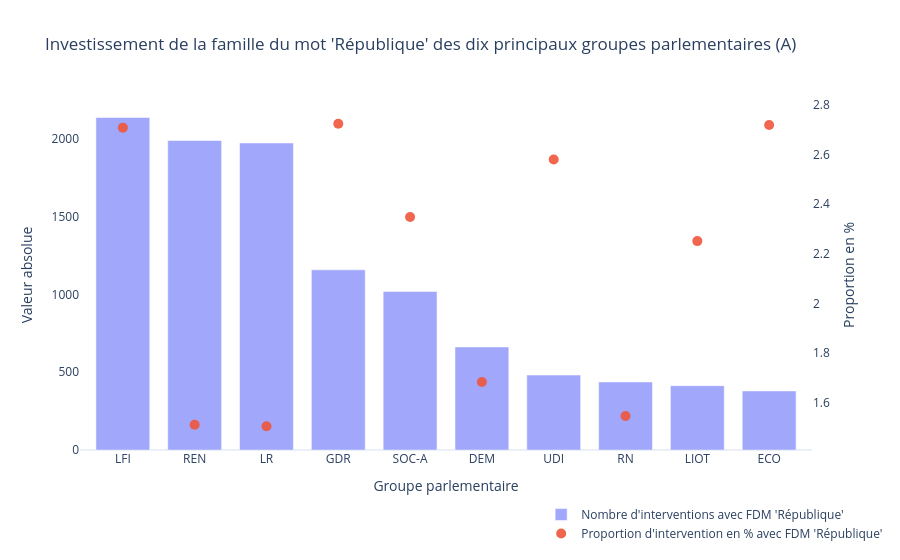

Write notebook code for a chart like this one.
### Code cell
# Paramètres
colonne_condition = "repu_match_valide"
colonne_groupe = "groupe_députés_affiliation"

# Compter le nombre de fois où chaque groupe parlementaire dit "République"
df_groupes = (
    df.groupby(colonne_groupe)[colonne_condition]
    .agg(total_mentions="count", true_mentions=lambda x: (x == True).sum())
    .reset_index()
)

# Calculer la proportion
df_groupes["proportion_true"] = df_groupes["true_mentions"] / df_groupes["total_mentions"] * 100  # en %

# Filtrage des 10 premiers (en % ou en valeur absolue)
df_groupes = df_groupes.sort_values("true_mentions", ascending=False).head(10).reset_index(drop=True)


# Créer la figure
fig = go.Figure()

# Nombre d'occurrences de la "République"
fig.add_trace(go.Bar(
    x=df_groupes[colonne_groupe],
    y=df_groupes["true_mentions"],
    name="Nombre d'interventions avec FDM 'République'",
    marker_color="rgba(99, 110, 250, 0.6)",
    yaxis="y1"
))

# Proportion des occurrences de la "République"
fig.add_trace(go.Scatter(
    x=df_groupes[colonne_groupe],
    y=df_groupes["proportion_true"],
    name="Proportion d'intervention en % avec FDM 'République'",
    mode="markers", 
    marker=dict(color="rgba(239, 85, 59, 0.9)", size=10, symbol="circle"),
    yaxis="y2"
))

# Mise en forme
fig.update_layout(
    title="Investissement de la famille du mot 'République' des dix principaux groupes parlementaires (A)",
    xaxis=dict(title="Groupe parlementaire"),
    yaxis=dict(
        title="Valeur absolue",
        showgrid=False
    ),
    yaxis2=dict(
        title="Proportion en %",
        overlaying="y",
        side="right",
        showgrid=False,
    ),
    legend=dict(x=0.63, y=-0.28, bgcolor="rgba(255,255,255,0.7)"),
    template="plotly_white",
    bargap=0.25
)

# Afficher la figure
fig.show()
df_groupes

### Figure 1 — Plotly figure (JSON) as saved in the notebook; plotly's stock layout.template omitted (floating-point values rounded to 4 significant figures)
{"data": [{"marker": {"color": "rgba(99, 110, 250, 0.6)"}, "name": "Nombre d'interventions avec FDM 'République'", "type": "bar", "x": ["LFI", "REN", "LR", "GDR", "SOC-A", "DEM", "UDI", "RN", "LIOT", "ECO"], "y": [2139, 1991, 1975, 1159, 1020, 663, 482, 438, 414, 380], "yaxis": "y"}, {"marker": {"color": "rgba(239, 85, 59, 0.9)", "size": 10, "symbol": "circle"}, "mode": "markers", "name": "Proportion d'intervention en % avec FDM 'République'", "type": "scatter", "x": ["LFI", "REN", "LR", "GDR", "SOC-A", "DEM", "UDI", "RN", "LIOT", "ECO"], "y": [2.708, 1.512, 1.506, 2.724, 2.349, 1.684, 2.58, 1.547, 2.252, 2.719], "yaxis": "y2"}], "layout": {"bargap": 0.25, "legend": {"bgcolor": "rgba(255,255,255,0.7)", "x": 0.63, "y": -0.28}, "title": {"text": "Investissement de la famille du mot 'République' des dix principaux groupes parlementaires (A)"}, "xaxis": {"title": {"text": "Groupe parlementaire"}}, "yaxis": {"showgrid": false, "title": {"text": "Valeur absolue"}}, "yaxis2": {"overlaying": "y", "showgrid": false, "side": "right", "title": {"text": "Proportion en %"}}}}
